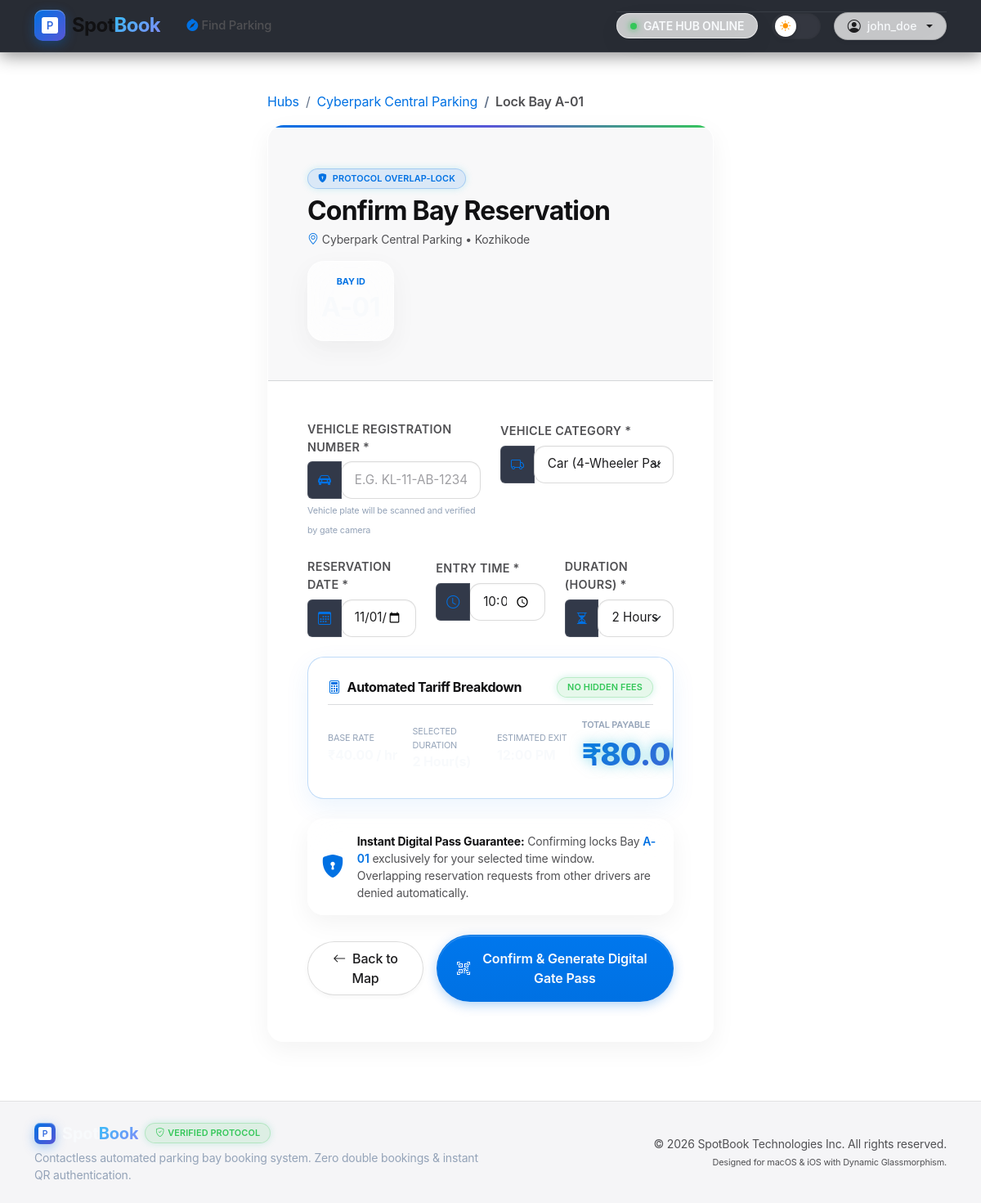
Page /user_app/book/1/ (signed in) on the committed database.
### admin_app/models.py (models this page shows, shortened)
class ParkingLocationTable(models.Model):
    name = models.CharField(max_length=100)
    address = models.TextField()
    city = models.CharField(max_length=100, default='Kozhikode')
    description = models.TextField(blank=True, default='')
    total_slots = models.IntegerField(default=0)
    rate_per_hour = models.DecimalField(max_digits=6, decimal_places=2, default=50.00)
    is_active = models.BooleanField(default=True)
    created_at = models.DateTimeField(auto_now_add=True, null=True, blank=True)

class ParkingSlotTable(models.Model):
    STATUS_CHOICES = (
        ('Available', 'Available'),
        ('Reserved', 'Reserved'),
        ('Occupied', 'Occupied'),
    )
    LOCATIONID = models.ForeignKey(ParkingLocationTable, on_delete=models.CASCADE)
    slot_number = models.CharField(max_length=10)
    slot_type = models.CharField(max_length=20, default="Car") # Car, Bike, EV
    status = models.CharField(max_length=20, choices=STATUS_CHOICES, default="Available")
    price_per_hour = models.DecimalField(max_digits=6, decimal_places=2, default=50.00)
    is_active = models.BooleanField(default=True)
    created_at = models.DateTimeField(auto_now_add=True, null=True, blank=True)

### user_app/views.py (the view, shortened to what this page needs)
# urls.py: path('book/<int:slot_id>/', BookSlot.as_view(), name='book_slot'),
class BookSlot(View):
    def get(self, request, slot_id):
        django_user = get_current_django_user(request)
        if not django_user:
            messages.info(request, "Please log in to book a parking slot.")
            return redirect('login')
        slot = get_object_or_404(ParkingSlotTable, id=slot_id, is_active=True)
        today_str = datetime.date.today().strftime('%Y-%m-%d')
        date_str = request.GET.get('date', today_str)
        time_str = request.GET.get('start_time', '10:00')
        duration_str = request.GET.get('duration', '2')
        try:
            duration = int(duration_str)
        except ValueError:
            duration = 2
        fee = slot.price_per_hour * duration
        context = {
            'slot': slot,
            'location': slot.LOCATIONID,
            'user_profile': get_current_user_profile(request),
            'date_str': date_str,
            'time_str': time_str,
            'duration': duration,
            'fee': fee,
            'min_date': today_str,
        }
        return render(request, 'user/book_slot.html', context)

### accounts/helpers.py (called while the page is built, shortened)
def get_current_django_user(request):
    if request.user and request.user.is_authenticated:
        return request.user

def get_current_user_profile(request):
    user_id = request.session.get('user_id')
    if not user_id:
        return None
    try:
        login_obj = LoginTable.objects.get(id=user_id)
        return UserTable.objects.get(LOGINID=login_obj)
    except (LoginTable.DoesNotExist, UserTable.DoesNotExist):
        return None

### templates/user/book_slot.html (shortened to what this page needs)
{% extends 'user/base.html' %}
{% block body %}
<div class="container py-5">
    <div class="row justify-content-center">
        <div class="col-lg-7 col-xl-6 mx-auto">
            <nav aria-label="breadcrumb">
                <ol class="breadcrumb mb-3 small">
                    <li class="breadcrumb-item"><a href="{% url 'user_home' %}" class="text-decoration-none">Hubs</a></li>
                    <li class="breadcrumb-item"><a href="{% url 'location_detail' location.id %}" class="text-decoration-none">{{ location.name }}</a></li>
                    <li class="breadcrumb-item active" aria-current="page">Lock Bay {{ slot.slot_number }}</li>
                </ol>
            </nav>
            <div class="glass-panel rounded-4 overflow-hidden shadow-lg mb-4 position-relative border-info border-opacity-25">
                <div style="height: 3px; background: linear-gradient(90deg, #0071e3, #5856d6, #34c759);"></div>
                <div class="p-4 p-md-5 border-bottom border-secondary border-opacity-25" style="background: rgba(120, 120, 128, 0.05);">
                    <div class="d-flex justify-content-between align-items-center flex-wrap gap-3">
                        <div>
                            <span class="badge badge-cyber-info fs-xxs mb-2">
                                <i class="bi bi-shield-lock-fill me-1"></i> PROTOCOL OVERLAP-LOCK
                            </span>
                            <h2 class="fw-bold mb-1">Confirm Bay Reservation</h2>
                            <p class="text-secondary small mb-0"><i class="bi bi-geo-alt text-info me-1"></i>{{ location.name }} &bull; {{ location.city }}</p>
                        </div>
                        <div class="p-3 rounded-4 glass-panel text-center border-info border-opacity-50 shadow-sm" style="min-width: 105px;">
                            <span class="fs-xxs text-info text-uppercase d-block fw-bold">BAY ID</span>
                            <span class="fs-2 fw-bold">{{ slot.slot_number }}</span>
                        </div>
                    </div>
                </div>
                <div class="p-4 p-md-5">
                    <form method="POST" action="{% url 'book_slot' slot.id %}" id="bookingForm">
                        <div class="row g-4 mb-4">
                            <div class="col-md-6">
                                <label for="vehicle_number" class="form-label fw-semibold text-secondary small">VEHICLE REGISTRATION NUMBER *</label>
                                <div class="input-group">
                                    <span class="input-group-text bg-transparent border-0"><i class="bi bi-car-front-fill text-info"></i></span>
                                    <input type="text" name="vehicle_number" id="vehicle_number" class="form-control" placeholder="e.g. KL-11-AB-1234" required autofocus style="text-transform: uppercase;">
                                </div>
                                <span class="fs-xxs text-muted">Vehicle plate will be scanned and verified by gate camera</span>
                            </div>
                            <div class="col-md-6">
                                <label for="vehicle_type" class="form-label fw-semibold text-secondary small">VEHICLE CATEGORY *</label>
                                <div class="input-group">
                                    <span class="input-group-text bg-transparent border-0"><i class="bi bi-truck text-info"></i></span>
                                    <select name="vehicle_type" id="vehicle_type" class="form-select">
                                        <option value="Car" {% if slot.slot_type == 'Car' %}selected{% endif %}>Car (4-Wheeler Passenger)</option>
                                    </select>
                                </div>
                            </div>
                            <div class="col-md-4">
                                <label for="date" class="form-label fw-semibold text-secondary small">RESERVATION DATE *</label>
                                <div class="input-group">
                                    <span class="input-group-text bg-transparent border-0"><i class="bi bi-calendar3 text-info"></i></span>
                                    <input type="date" name="date" id="date" class="form-control" value="{{ date_str }}" min="{{ min_date }}" required onchange="updateCalculation()">
                                </div>
                            </div>
                            <div class="col-md-4">
                                <label for="start_time" class="form-label fw-semibold text-secondary small">ENTRY TIME *</label>
                                <div class="input-group">
                                    <span class="input-group-text bg-transparent border-0"><i class="bi bi-clock text-info"></i></span>
                                    <input type="time" name="start_time" id="start_time" class="form-control" value="{{ time_str }}" required onchange="updateCalculation()">
                                </div>
                            </div>
                            <div class="col-md-4">
                                <label for="duration" class="form-label fw-semibold text-secondary small">DURATION (HOURS) *</label>
                                <div class="input-group">
                                    <span class="input-group-text bg-transparent border-0"><i class="bi bi-hourglass-split text-info"></i></span>
                                    <select name="duration" id="duration" class="form-select" onchange="updateCalculation()">
                                        {% for h in "12345678"|make_list %}
                                        <option value="{{ h }}" {% if duration|stringformat:"s" == h %}selected{% endif %}>{{ h }} Hour{% if h != '1' %}s{% endif %}</option>
                                        {% endfor %}
                                    </select>
                                </div>
                            </div>
                        </div>
                        <div class="fee-estimator-box mb-4 position-relative overflow-hidden">
                            <div class="d-flex justify-content-between align-items-center mb-3 pb-2 border-bottom border-secondary border-opacity-25">
                                <h6 class="fw-bold mb-0">
                                    <i class="bi bi-calculator text-info me-2"></i>Automated Tariff Breakdown
                                </h6>
                                <span class="badge badge-cyber-success fs-xxs">NO HIDDEN FEES</span>
                            </div>
                            <div class="row g-3 text-start align-items-center">
                                <div class="col-6 col-md-3">
                                    <span class="text-muted fs-xxs text-uppercase d-block">Base Rate</span>
                                    <strong class="fs-6">₹<span id="ratePerHr">{{ slot.price_per_hour }}</span> / hr</strong>
                                </div>
                                <div class="col-6 col-md-3">
                                    <span class="text-muted fs-xxs text-uppercase d-block">Selected Duration</span>
                                    <strong class="fs-6"><span id="summaryDuration">{{ duration }}</span> Hour(s)</strong>
                                </div>
                                <div class="col-6 col-md-3">
                                    <span class="text-muted fs-xxs text-uppercase d-block">Estimated Exit</span>
                                    <strong class="text-info fs-6"><span id="estDeparture">--:--</span></strong>
                                </div>
                                <div class="col-6 col-md-3">
                                    <span class="text-muted fs-xxs text-uppercase d-block text-info fw-semibold">Total Payable</span>
                                    <span class="live-fee-counter fs-2">₹<span id="totalFee">{{ fee }}</span></span>
                                </div>
                            </div>
                        </div>
                        <div class="p-3 rounded-4 mb-4 d-flex align-items-center gap-3 glass-panel border border-opacity-25" style="background: rgba(0, 113, 227, 0.06);">
                            <i class="bi bi-shield-lock-fill fs-3 text-info"></i>
                            <div class="small text-secondary">
                                <strong class="text-white">Instant Digital Pass Guarantee:</strong> Confirming locks Bay <span class="text-info fw-semibold">{{ slot.slot_number }}</span> exclusively for your selected time window. Overlapping reservation requests from other drivers are denied automatically.
                            </div>
                        </div>
                        <div class="d-flex gap-3 align-items-center flex-wrap flex-sm-nowrap">
                            <a href="{% url 'location_detail' location.id %}" class="btn btn-outline-cyber py-2 px-4 rounded-pill fw-semibold">
                                <i class="bi bi-arrow-left me-1"></i> Back to Map
                            </a>
                            <button type="submit" class="btn btn-cyber-primary py-3 px-4 rounded-pill fw-bold flex-grow-1 fs-6 d-flex align-items-center justify-content-center gap-2">
                                <i class="bi bi-qr-code-scan"></i>
                                <span>Confirm & Generate Digital Gate Pass</span>
                            </button>
                        </div>
                    </form>
                </div>
            </div>
        </div>
    </div>
</div>
{% endblock %}

### static/css/style.css (style rules this page uses)
:root { --bg-darkest: #070B14; --bg-darker: #0B0F19; --bg-dark: #0F172A; --bg-surface: #131D31; --bg-surface-light: #1A263E; --neon-blue: #3B82F6; --neon-blue-glow: rgba(59, 130, 246, 0.45); --neon-cyan: #06B6D4; --neon-cyan-glow: rgba(6, 182, 212, 0.45); --neon-emerald: #10B981; --neon-emerald-glow: rgba(16, 185, 129, 0.45); --neon-amber: #F59E0B; --neon-amber-glow: rgba(245, 158, 11, 0.45); --neon-rose: #F43F5E; --neon-rose-glow: rgba(244, 63, 94, 0.45); --neon-purple: #8B5CF6; --neon-purple-glow: rgba(139, 92, 246, 0.4); --glass-bg: rgba(15, 23, 42, 0.72); --glass-bg-hover: rgba(19, 29, 49, 0.88); --glass-border: rgba(255, 255, 255, 0.08); --glass-border-glow: rgba(6, 182, 212, 0.35); --glass-blur: blur(16px); --text-primary: #F8FAFC; --text-secondary: #94A3B8; --text-muted: #64748B; --radius-sm: 8px; --radius-md: 14px; --radius-lg: 20px; --radius-xl: 28px; --navbar-height: 70px; --transition-smooth: all 0.3s cubic-bezier(0.16, 1, 0.3, 1); --transition-bounce: all 0.4s cubic-bezier(0.34, 1.56, 0.64, 1); --font-sans: 'Plus Jakarta Sans', -apple-system, BlinkMacSystemFont, "Segoe UI", Roboto, sans-serif; --font-tech: 'Space Grotesk', monospace, sans-serif; }
*, *::before, *::after { box-sizing: border-box; }
html { scroll-behavior: smooth; }
body { font-family: var(--font-sans); background-color: var(--bg-darkest); color: var(--text-primary); -webkit-font-smoothing: antialiased; -moz-osx-font-smoothing: grayscale; min-height: 100vh; overflow-x: hidden; position: relative; background-image: radial-gradient(circle at 15% 15%, rgba(6, 182, 212, 0.08) 0%, transparent 40%), radial-gradient(circle at 85% 85%, rgba(59, 130, 246, 0.08) 0%, transparent 45%), radial-gradient(circle at 50% 50%, rgba(139, 92, 246, 0.05) 0%, transparent 55%); background-attachment: fixed; }
body::before { content: ''; position: fixed; top: 0; left: 0; right: 0; bottom: 0; background-image: linear-gradient(to right, rgba(255, 255, 255, 0.015) 1px, transparent 1px), linear-gradient(to bottom, rgba(255, 255, 255, 0.015) 1px, transparent 1px); background-size: 40px 40px; pointer-events: none; z-index: 0; }
.user-body, .admin-body { background-color: var(--bg-darkest); color: var(--text-primary); }
.fs-xxs { font-size: 0.68rem; }
.glass-panel, .glass-card, .card { background: var(--glass-bg) !important; backdrop-filter: var(--glass-blur); -webkit-backdrop-filter: var(--glass-blur); border: 1px solid var(--glass-border) !important; border-radius: var(--radius-lg); color: var(--text-primary); box-shadow: 0 16px 40px -10px rgba(0, 0, 0, 0.5), inset 0 1px 0 rgba(255, 255, 255, 0.06); transition: var(--transition-smooth); }
.btn { font-weight: 600; border-radius: var(--radius-sm); padding: 0.6rem 1.4rem; transition: var(--transition-bounce); position: relative; overflow: hidden; }
.btn-primary, .btn-cyber-primary { background: linear-gradient(135deg, #06B6D4 0%, #3B82F6 100%) !important; border: none !important; color: #FFFFFF !important; box-shadow: 0 4px 15px rgba(6, 182, 212, 0.35); }
.btn-outline-cyber { background: rgba(255, 255, 255, 0.03); border: 1px solid rgba(6, 182, 212, 0.4) !important; color: var(--neon-cyan) !important; }
.form-control, .form-select { background-color: rgba(15, 23, 42, 0.75) !important; border: 1px solid rgba(255, 255, 255, 0.12) !important; color: #FFFFFF !important; border-radius: var(--radius-sm); padding: 0.7rem 1rem; transition: var(--transition-smooth); }
.form-control::placeholder { color: var(--text-muted) !important; }
.input-group-text { background-color: rgba(15, 23, 42, 0.85) !important; border: 1px solid rgba(255, 255, 255, 0.12) !important; color: var(--text-secondary) !important; }
.badge { font-weight: 600; letter-spacing: 0.03em; padding: 0.45em 0.8em; border-radius: var(--radius-sm); }
.badge-cyber-success { background: rgba(16, 185, 129, 0.15); color: #34D399; border: 1px solid rgba(16, 185, 129, 0.4); box-shadow: 0 0 10px rgba(16, 185, 129, 0.2); }
.badge-cyber-info { background: rgba(6, 182, 212, 0.15); color: #38BDF8; border: 1px solid rgba(6, 182, 212, 0.4); box-shadow: 0 0 10px rgba(6, 182, 212, 0.2); }

### rows in the picture
ParkingLocationTable: name "Cyberpark Central Parking", city "Kozhikode"
ParkingSlotTable: slot_number "A-01", vehicle_type "Car (4-Wheeler Passenger)"

### other values in the picture
{{ request.session.user_name|default:'Driver' }} "john_doe"
form field duration "2 Hours"
